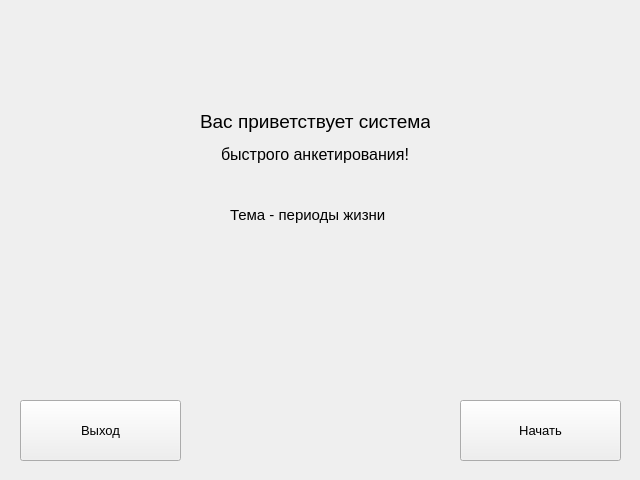
<?xml version="1.0" encoding="UTF-8"?>
<ui version="4.0">
 <class>Form</class>
 <widget class="QWidget" name="Form">
  <property name="geometry">
   <rect>
    <x>0</x>
    <y>0</y>
    <width>640</width>
    <height>480</height>
   </rect>
  </property>
  <property name="windowTitle">
   <string>Приветствие</string>
  </property>
  <widget class="QLabel" name="label">
   <property name="geometry">
    <rect>
     <x>200</x>
     <y>110</y>
     <width>230</width>
     <height>54</height>
    </rect>
   </property>
   <property name="text">
    <string>&lt;html&gt;&lt;head/&gt;&lt;body&gt;&lt;p align=&quot;center&quot;&gt;&lt;span style=&quot; font-size:14pt;&quot;&gt;Вас приветствует система&lt;/span&gt;&lt;/p&gt;&lt;p align=&quot;center&quot;&gt;&lt;span style=&quot; font-size:12pt;&quot;&gt;быстрого анкетирования!&lt;/span&gt;&lt;/p&gt;&lt;/body&gt;&lt;/html&gt;</string>
   </property>
  </widget>
  <widget class="QLabel" name="label_2">
   <property name="geometry">
    <rect>
     <x>230</x>
     <y>190</y>
     <width>161</width>
     <height>51</height>
    </rect>
   </property>
   <property name="text">
    <string>&lt;html&gt;&lt;head/&gt;&lt;body&gt;&lt;p&gt;&lt;span style=&quot; font-size:11pt;&quot;&gt;Тема - периоды жизни&lt;/span&gt;&lt;/p&gt;&lt;/body&gt;&lt;/html&gt;</string>
   </property>
  </widget>
  <widget class="QPushButton" name="btnExit">
   <property name="geometry">
    <rect>
     <x>20</x>
     <y>400</y>
     <width>161</width>
     <height>61</height>
    </rect>
   </property>
   <property name="font">
    <font>
     <pointsize>10</pointsize>
    </font>
   </property>
   <property name="text">
    <string>Выход</string>
   </property>
  </widget>
  <widget class="QPushButton" name="btnNext">
   <property name="geometry">
    <rect>
     <x>460</x>
     <y>400</y>
     <width>161</width>
     <height>61</height>
    </rect>
   </property>
   <property name="font">
    <font>
     <pointsize>10</pointsize>
    </font>
   </property>
   <property name="text">
    <string>Начать</string>
   </property>
  </widget>
 </widget>
 <resources/>
 <connections/>
</ui>
